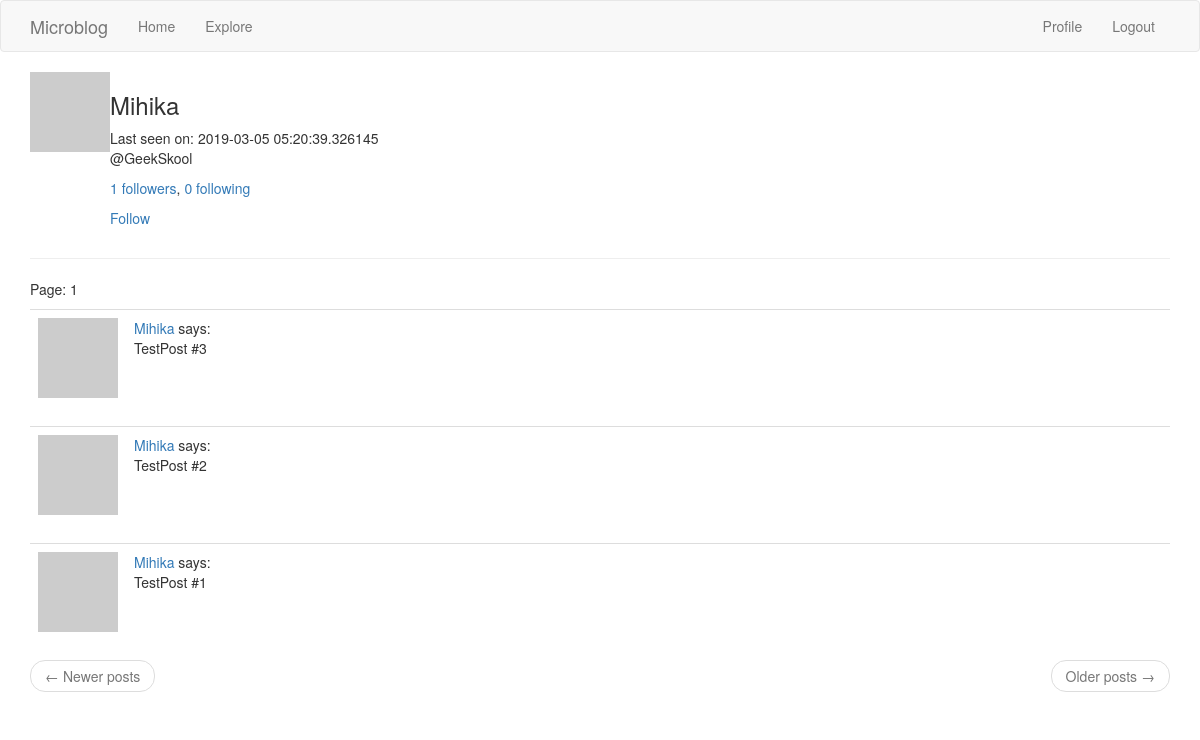
Page /user/Mihika (signed in) on the committed database.
### app/models.py (models this page shows, shortened)
class User(UserMixin, db.Model):
	id = db.Column(db.Integer, primary_key=True)
	username = db.Column(db.String(128), unique=True, index=True)
	email = db.Column(db.String(128), unique=True, index=True)
	password = db.Column(db.String(200), unique=True, index=True)
	about_me = db.Column(db.String(140))
	last_seen = db.Column(db.DateTime, default=datetime.utcnow)
	posts = db.relationship('Post', backref='author', lazy='dynamic')
	followed = db.relationship('User', secondary=followers, primaryjoin=(followers.c.follower_id == id), secondaryjoin=(
		followers.c.followed_id == id), backref=db.backref('followers', lazy='dynamic'), lazy='dynamic')
	def avatar(self, size):
		x = "hey8989"+self.email
		digest = md5(x.lower().encode('utf-8')).hexdigest()
		return 'https://www.gravatar.com/avatar/{}?d=identicon&s={}'.format(digest, size)
	def is_following(self, user):
		return self.followed.filter(followers.c.followed_id == user.id).count() > 0

class Post(db.Model):
	id = db.Column(db.Integer, primary_key=True)
	body = db.Column(db.String(140))
	timestamp = db.Column(db.DateTime, index=True, default=datetime.utcnow)
	user_id = db.Column(db.Integer, db.ForeignKey('user.id'))

### app/routes.py (the view)
@app.route('/user/<username>')
@login_required
def user(username):
	user = User.query.filter_by(username=username).first_or_404()
	page = request.args.get('page', 1, type=int)
	posts = user.posts.order_by(Post.timestamp.desc()).paginate(page, app.config['POSTS_PER_PAGE'], False)
	prev_url = url_for('user', username=user.username, page=posts.prev_num) if posts.has_prev else None
	next_url = url_for('user', username=user.username, page=posts.next_num) if posts.has_next else None
	return render_template('user.html', title="title", user=user, posts=posts.items, prev_url=prev_url, next_url=next_url, page=page)

### app/models.py (called while the page is built)
@login.user_loader
def load_user(id):
	return User.query.get(int(id))

### app/routes.py (called while the page is built)
@app.before_request
def before_request():
	if current_user.is_authenticated:
		current_user.last_seen = datetime.utcnow()
		db.session.commit()

### app/templates/user.html
{% extends "base.html" %}
{% block app_content %}
    <table>
         <tr valign="top">
            <td> <img src = "{{ user.avatar(128) }}"> </td>
            <td>
                <h3>{{ user.username }}</h3>
                {% if user.last_seen %}
                    Last seen on: {{ user.last_seen }}
                {% endif %}
                {% if user.about_me %}
                    <p>{{ user.about_me }}</p>
                {% endif %}
                <p>
                    <a href = "{{ url_for('followers', username=user.username) }}">{{ user.followers.count() }} followers</a>,
                    <a href = "{{ url_for('following', username=user.username) }}">{{ user.followed.count() }} following </a>
                </p>
                {% if user == current_user %}
                    <p><a href = "{{ url_for('edit_profile') }}">Edit your profile</a></p>
                {% elif not current_user.is_following(user) %}
                    <p><a href = "{{ url_for('follow', username=user.username) }}">Follow</a></p>
                {% else %}
                    <p><a href = "{{ url_for('unfollow', username=user.username) }}">Unfollow</a></p>
                {% endif %}
            </td>
        </tr>
    </table>
    <hr>
    <p>Page: {{ page }}</p>
    {% for post in posts %}
        {% include '_post.html' %}
    {% endfor %}
    <nav aria-label="...">
        <ul class="pager">
            <li class="previous{% if not prev_url %} disabled{% endif %}">
                <a href="{{ prev_url or '#' }}">
                    <span aria-hidden="true">&larr;</span> Newer posts
                </a>
            </li>
            <li class="next{% if not next_url %} disabled{% endif %}">
                <a href="{{ next_url or '#' }}">
                    Older posts <span aria-hidden="true">&rarr;</span>
                </a>
            </li>
        </ul>
    </nav>
{% endblock %}

### app/templates/_post.html
 <table class="table table-hover">
        <tr>
            <td width="70px">
                <a href="{{ url_for('user', username=post.author.username) }}">
                    <img src="{{ post.author.avatar(70) }}" />
                </a>
            </td>
            <td>
                <a href="{{ url_for('user', username=post.author.username) }}">
                    {{ post.author.username }}
                </a>
                says:
                <br>
                {{ post.body }}
            </td>
        </tr>
    </table>

### rows in the picture
User: username "Mihika", last_seen "2019-03-05 05:20:39.326145", about_me "@GeekSkool"
Post: author.username "Mihika", body "TestPost #3"
Post: author.username "Mihika", body "TestPost #2"
Post: author.username "Mihika", body "TestPost #1"

### other values in the picture
{{ user.followers.count() }} "1"
{{ user.followed.count() }} "0"
{{ page }} "1"
